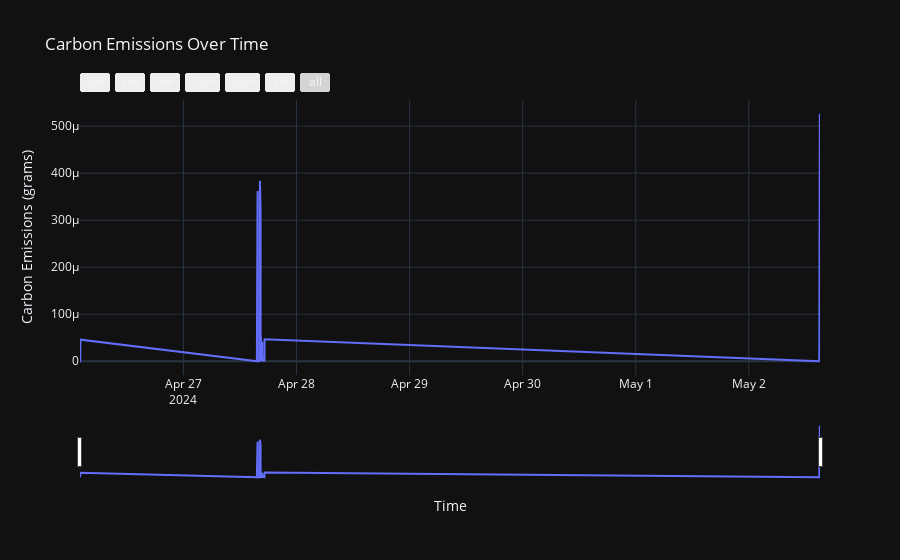

Source (notebook cell):
### Code cell
import plotly.express as px

# Assume df_Carbon is your DataFrame with the required data
fig = px.line(df_Carbon, x='timestamp', y='emissions', title='Carbon Emissions Over Time',
              labels={'timestamp': 'Time', 'emissions': 'CO2 Emissions (grams)'},
              template='plotly_dark')

# Update layout with x-axis title, y-axis title, and modify x-axis for range slider and buttons
fig.update_layout(
    xaxis_title='Time',
    yaxis_title='Carbon Emissions (grams)',
    xaxis=dict(
        rangeslider=dict(visible=True),
        rangeselector=dict(
            buttons=list([
                dict(count=30, label="30s", step="second", stepmode="backward"),
                dict(count=2, label="2m", step="minute", stepmode="backward"),
                dict(count=5, label="5m", step="minute", stepmode="backward"),
                dict(count=10, label="10m", step="minute", stepmode="backward"),
                dict(count=30, label="30m", step="minute", stepmode="backward"),
                dict(count=1, label="1h", step="hour", stepmode="backward"),
                dict(step="all")
            ])
        ),
        type='date'
    ),
    yaxis=dict(type='linear')
)

fig.show()

### Figure 1 — Plotly figure (JSON) as saved in the notebook; plotly's stock layout.template omitted (floating-point values rounded to 4 significant figures)
{"data": [{"hovertemplate": "Time=%{x}<br>CO2 Emissions (grams)=%{y}<extra></extra>", "legendgroup": "", "line": {"color": "#636efa", "dash": "solid"}, "marker": {"symbol": "circle"}, "mode": "lines", "name": "", "orientation": "v", "showlegend": false, "x": ["2024-04-26T02:02:44", "2024-04-26T02:03:24", "2024-04-26T02:04:00", "2024-04-26T02:05:41", "2024-04-26T02:05:50", "2024-04-26T02:05:57", "2024-04-26T02:06:30", "2024-04-26T02:06:36", "2024-04-26T02:07:11", "2024-04-26T02:07:19", "2024-04-26T02:07:27", "2024-04-26T02:07:33", "2024-04-26T02:07:46", "2024-04-26T02:07:52", "2024-04-26T02:08:10", "2024-04-27T15:34:41", "2024-04-27T15:34:54", "2024-04-27T15:35:02", "2024-04-27T15:35:07", "2024-04-27T15:35:11", "2024-04-27T15:35:15", "2024-04-27T15:35:30", "2024-04-27T15:35:34", "2024-04-27T15:35:39", "2024-04-27T15:35:43", "2024-04-27T15:35:50", "2024-04-27T15:35:54", "2024-04-27T15:35:59", "2024-04-27T15:36:03", "2024-04-27T15:36:17", "2024-04-27T15:43:44", "2024-04-27T15:46:05", "2024-04-27T15:46:19", "2024-04-27T16:12:33", "2024-04-27T16:12:47", "2024-04-27T16:12:55", "2024-04-27T16:13:00", "2024-04-27T16:13:04", "2024-04-27T16:13:08", "2024-04-27T16:14:10", "2024-04-27T16:14:15", "2024-04-27T16:14:19", "2024-04-27T16:14:24", "2024-04-27T16:14:31", "2024-04-27T16:14:35", "2024-04-27T16:14:40", "2024-04-27T16:14:44", "2024-04-27T16:14:59", "2024-04-27T16:21:22", "2024-04-27T16:22:39", "2024-04-27T16:22:44", "2024-04-27T16:23:34", "2024-04-27T16:24:48", "2024-04-27T16:26:07", "2024-04-27T16:26:54", "2024-04-27T16:27:25", "2024-04-27T16:27:54", "2024-04-27T16:27:59", "2024-04-27T16:28:13", "2024-04-27T16:28:39", "2024-04-27T16:28:44", "2024-04-27T16:34:12", "2024-04-27T16:34:26", "2024-04-27T16:42:12", "2024-04-27T16:43:46", "2024-04-27T16:44:13", "2024-04-27T16:44:17", "2024-04-27T16:44:43", "2024-04-27T16:49:04", "2024-04-27T17:11:46", "2024-04-27T17:11:51", "2024-04-27T17:11:59", "2024-04-27T17:12:04", "2024-04-27T17:12:08", "2024-04-27T17:12:13", "2024-04-27T17:12:23", "2024-04-27T17:12:27", "2024-04-27T17:12:32", "2024-04-27T17:12:37", "2024-04-27T17:12:42", "2024-04-27T17:12:46", "2024-04-27T17:12:51", "2024-04-27T17:12:55", "2024-04-27T17:13:06", "2024-05-02T14:57:33", "2024-05-02T14:57:47", "2024-05-02T14:57:55", "2024-05-02T14:58:00", "2024-05-02T14:58:04", "2024-05-02T14:58:09", "2024-05-02T14:58:23", "2024-05-02T14:58:28", "2024-05-02T14:58:33", "2024-05-02T14:58:38", "2024-05-02T14:58:45", "2024-05-02T14:58:49", "2024-05-02T14:58:54", "2024-05-02T14:58:58", "2024-05-02T14:59:13", "2024-05-02T15:02:37", "2024-05-02T15:02:45", "2024-05-02T15:02:52", "2024-05-02T15:03:07", "2024-05-02T15:03:15", "2024-05-02T15:04:18", "2024-05-02T15:04:47", "2024-05-02T15:04:58", "2024-05-02T15:05:02", "2024-05-02T15:05:09", "2024-05-02T15:05:15", "2024-05-02T15:05:27", "2024-05-02T15:05:31", "2024-05-02T15:05:36", "2024-05-02T15:05:40", "2024-05-02T15:05:53", "2024-05-02T15:05:59", "2024-05-02T15:06:04", "2024-05-02T15:06:12", "2024-05-02T15:06:16", "2024-05-02T15:06:34"], "xaxis": "x", "y": [5.67e-08, 5.098e-06, 1.889e-05, 1.591e-06, 8.786e-09, 7.464e-08, 3.954e-05, 4.058e-08, 1.669e-06, 8.576e-09, 3.552e-06, 1.517e-08, 2.593e-06, 9.263e-09, 4.589e-05, 6.435e-08, 5.96e-05, 2.205e-05, 3.898e-06, 9.63e-09, 9.294e-08, 6.75e-05, 4.718e-08, 2.438e-06, 9.8e-09, 1.686e-05, 1.411e-08, 1.997e-06, 1.015e-08, 6.6e-05, 0.000358, 0.000362, 2.49e-08, 6.732e-08, 6.611e-05, 2.128e-05, 4.293e-06, 8.431e-09, 1.042e-07, 0.0003839, 5.127e-08, 2.712e-06, 1.087e-08, 1.691e-05, 1.67e-08, 2.31e-06, 1.001e-08, 7.073e-05, 4.079e-05, 0.0003233, 2.823e-06, 4.131e-05, 3.2e-06, 4.594e-05, 5.3e-05, 3.085e-06, 3.957e-05, 4.111e-08, 2.596e-06, 4.062e-05, 3.183e-06, 4.19e-05, 3.035e-06, 4.102e-05, 3.464e-06, 4.13e-05, 2.834e-06, 8.427e-09, 3.759e-06, 5.864e-08, 6.006e-06, 2.333e-05, 2.235e-06, 8.88e-09, 7.169e-08, 4.027e-05, 4.136e-08, 3.537e-06, 9.026e-09, 3.6e-06, 1.609e-08, 2.525e-06, 9.408e-09, 4.654e-05, 9.636e-08, 6.405e-05, 2.295e-05, 4.253e-06, 8.4e-09, 9.66e-08, 7.043e-05, 5.842e-08, 4.138e-06, 9.528e-09, 1.764e-05, 1.431e-08, 2.206e-06, 1.069e-08, 7.062e-05, 1.59e-08, 2.212e-06, 1.064e-08, 4.712e-05, 0.0001036, 0.0005263, 5.507e-06, 2.281e-05, 1.557e-06, 8.963e-09, 7.009e-08, 4.07e-05, 4.029e-08, 3.67e-06, 8.744e-09, 3.783e-06, 1.766e-08, 2.54e-06, 2.549e-06, 8.799e-09, 4.657e-05], "yaxis": "y", "type": "scatter"}], "layout": {"xaxis": {"anchor": "y", "domain": [0, 1], "title": {"text": "Time"}, "rangeslider": {"visible": true}, "rangeselector": {"buttons": [{"count": 30, "label": "30s", "step": "second", "stepmode": "backward"}, {"count": 2, "label": "2m", "step": "minute", "stepmode": "backward"}, {"count": 5, "label": "5m", "step": "minute", "stepmode": "backward"}, {"count": 10, "label": "10m", "step": "minute", "stepmode": "backward"}, {"count": 30, "label": "30m", "step": "minute", "stepmode": "backward"}, {"count": 1, "label": "1h", "step": "hour", "stepmode": "backward"}, {"step": "all"}]}, "type": "date"}, "yaxis": {"anchor": "x", "domain": [0, 1], "title": {"text": "Carbon Emissions (grams)"}, "type": "linear"}, "legend": {"tracegroupgap": 0}, "title": {"text": "Carbon Emissions Over Time"}}}
